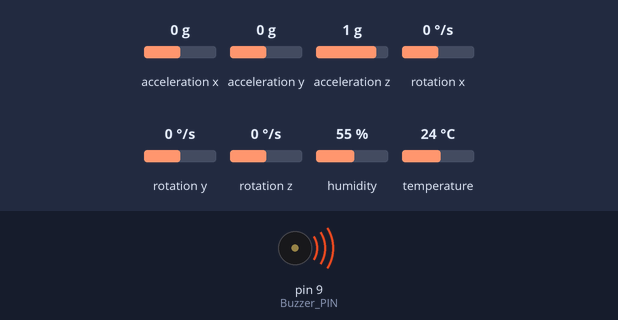
Bench run of a sketch on a simulated Arduino Uno, built with avr-gcc and run on an emulated ATmega328P. Parts: buzzer (waves = sounding, pin HIGH). Wiring (inferred from the names in the program): MPU-6050 motion sensor at I2C address 0x68. The inputs (shaded band) are chosen by the test bench; at power-on: acceleration x 0 g, acceleration y 0 g, acceleration z 1 g, rotation x 0 °/s, rotation y 0 °/s, rotation z 0 °/s, humidity 55 %, temperature 24 °C. Storage starts empty.

Above: at 0.1 s.
At 2.1 s:
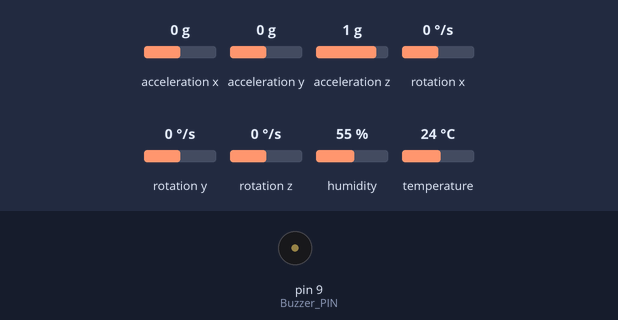
Timing chart, 0 to 3.6 s (numbered marks = the images above):
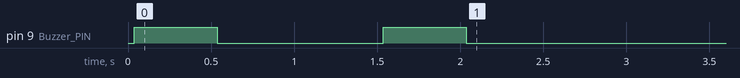

The sketch:

Aldebaran_Measuring_System.ino
```cpp
// =====================================================================
//
//                    TAURUS - 한국교통대학교 항공우주팀
//                     Science Projectile Aldebaran
//
//              Lee Seung Hwan / Lee Ji Haeng / Choi Hong Suk
//
// =====================================================================

#include "DHT.h"
#include <Wire.h>
#include <SPI.h>
#include <SD.h>

File myFile;
DHT dht(A1, DHT22);

const int MPU_addr=0x68; // MPU-6050 I2C address
int16_t AcX,AcY,AcZ,Tmp,GyX,GyY,GyZ;
int Buzzer_PIN = 9;

void setup() {
  dht.begin();

  pinMode(Buzzer_PIN, OUTPUT);

  Wire.begin();
  Wire.beginTransmission(MPU_addr);
  Wire.write(0x6B);
  Wire.write(0);
  Wire.endTransmission(true);

  if (!SD.begin(4)) {
    while (1) { // SD카드 모듈 초기화 실패시 0.5초 간격으로 부저 4번 출력
      for (int i = 0; i < 4; i++) {
        digitalWrite(Buzzer_PIN, HIGH);
        delay(500);
        digitalWrite(Buzzer_PIN, LOW);
        delay(500);
      }
      delay(5000);
    }
  }

  myFile = SD.open("taurus.txt", FILE_WRITE);

  myFile.print("================================================\n\n");
  myFile.println("TAURUS Science Projectile - Aldebaran");
  myFile.println("Korea National University of Transportation");
  myFile.println("\nAldebaran MPU6050 / DHT22 Module Data Log");
  myFile.print("\n================================================\n\n");
  myFile.close();

  for (int i = 0; i < 2; i++) { // Setup 정상 수행 시 1초 간격으로 부저 2번 출력
    digitalWrite(Buzzer_PIN, HIGH);
    delay(500);
    digitalWrite(Buzzer_PIN, LOW);
    delay(1000);
  }
}

void loop() {
  float h = dht.readHumidity();
  float t = dht.readTemperature();
  float hic = dht.computeHeatIndex(t, h, false);

  Wire.beginTransmission(MPU_addr);
  Wire.write(0x3B);  // starting with register 0x3B (ACCEL_XOUT_H)
  Wire.endTransmission(false);
  Wire.requestFrom(MPU_addr,14,true);  // request a total of 14 registers

  AcX=Wire.read()<<8|Wire.read();  // 0x3B (ACCEL_XOUT_H) & 0x3C (ACCEL_XOUT_L)
  AcY=Wire.read()<<8|Wire.read();  // 0x3D (ACCEL_YOUT_H) & 0x3E (ACCEL_YOUT_L)
  AcZ=Wire.read()<<8|Wire.read();  // 0x3F (ACCEL_ZOUT_H) & 0x40 (ACCEL_ZOUT_L)
  GyX=Wire.read()<<8|Wire.read();  // 0x43 (GYRO_XOUT_H) & 0x44 (GYRO_XOUT_L)
  GyY=Wire.read()<<8|Wire.read();  // 0x45 (GYRO_YOUT_H) & 0x46 (GYRO_YOUT_L)
  GyZ=Wire.read()<<8|Wire.read();  // 0x47 (GYRO_ZOUT_H) & 0x48 (GYRO_ZOUT_L)

  myFile = SD.open("taurus.txt", FILE_WRITE);

  if (myFile) {
    myFile.print("Humidity: "); myFile.print(h);
    myFile.print("% / Temperature: "); myFile.print(t);
    myFile.print("'C\nX=");  myFile.print(AcX);
    myFile.print(" Y=");  myFile.print(AcY);
    myFile.print(" Z=");  myFile.print(AcZ);
    myFile.print("\nROLL=");  myFile.print(GyX);
    myFile.print(" PITCH=");  myFile.print(GyY);
    myFile.print(" YAW=");  myFile.println(GyZ);
    myFile.print("\n================================================\n\n");
    myFile.close();
    delay(500);
  }
 delay(1000);
}
```
